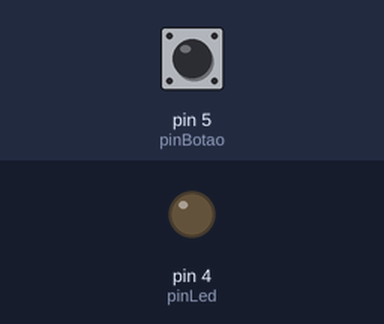
The sketch below on a simulated Arduino Uno, built with avr-gcc and run on an emulated ATmega328P. Shown: output pins drawn as LEDs (lit = HIGH). The inputs (shaded band) are chosen by the test bench; at power-on: pin 5 (pinBotao) LOW.

Above: at 1.2 s.
1.3 s: pin 5 (pinBotao) pulled HIGH for 0.15 s
At 1.37 s:
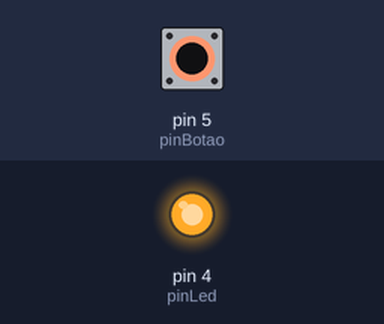
2.9 s: pin 5 (pinBotao) pulled HIGH for 3.2 s
At 7.2 s:
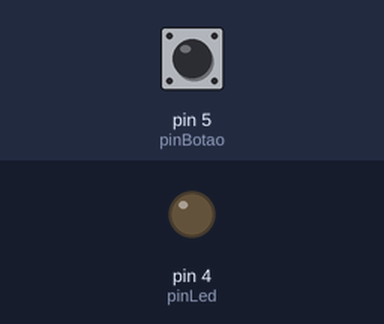
Timing chart, 0 to 8.7 s (numbered marks = the images above; inputs shaded):
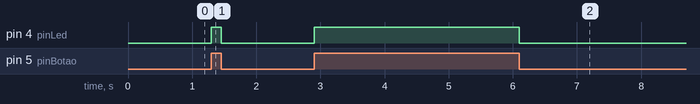

The sketch:

led_botao.ino
```cpp
//#include <Arduino.h> //descomentar caso estiver usando platformio

#define pinLed 4
#define pinBotao 5

void setup() {
  //definindo o pino 4 como um comando de saida
  pinMode(pinLed,OUTPUT);
  //definindo o pino 5 como um comando de entrada
  pinMode(pinBotao,INPUT);

}

void loop() {
  //como estamos trabalhando com um botão pulldown quando apertamos o botão a energia vai passar pelo caminho de menor resistência
  if(digitalRead(pinBotao) == HIGH){
    digitalWrite(pinLed,HIGH);
  } else{
    digitalWrite(pinLed,LOW);
  }
}
```

Measured:
- after the input at 1.3 s, pin 4 (pinLed): LOW → HIGH at once, → LOW 0.15 s later
- after the input at 2.9 s, pin 4 (pinLed): LOW → HIGH at once, → LOW 3.2 s later
